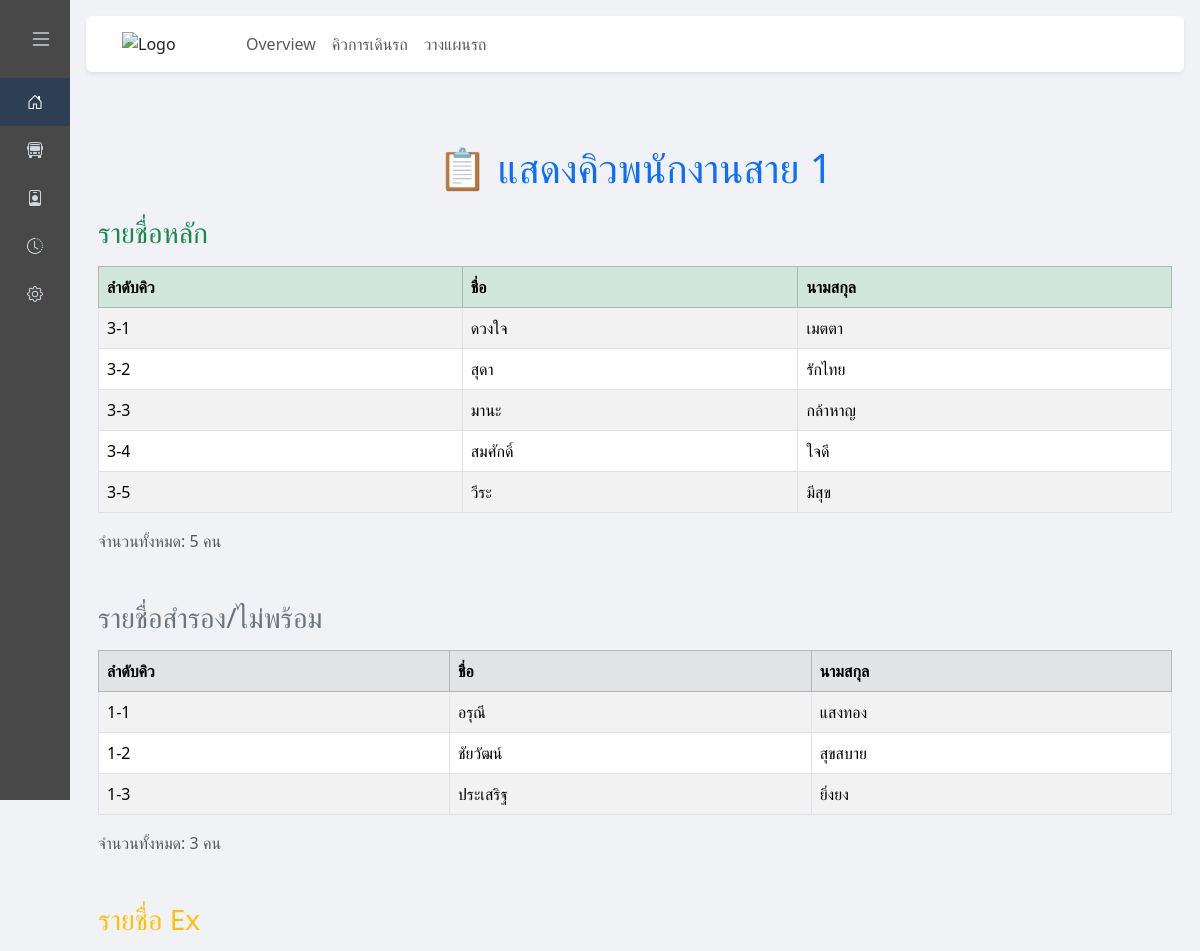
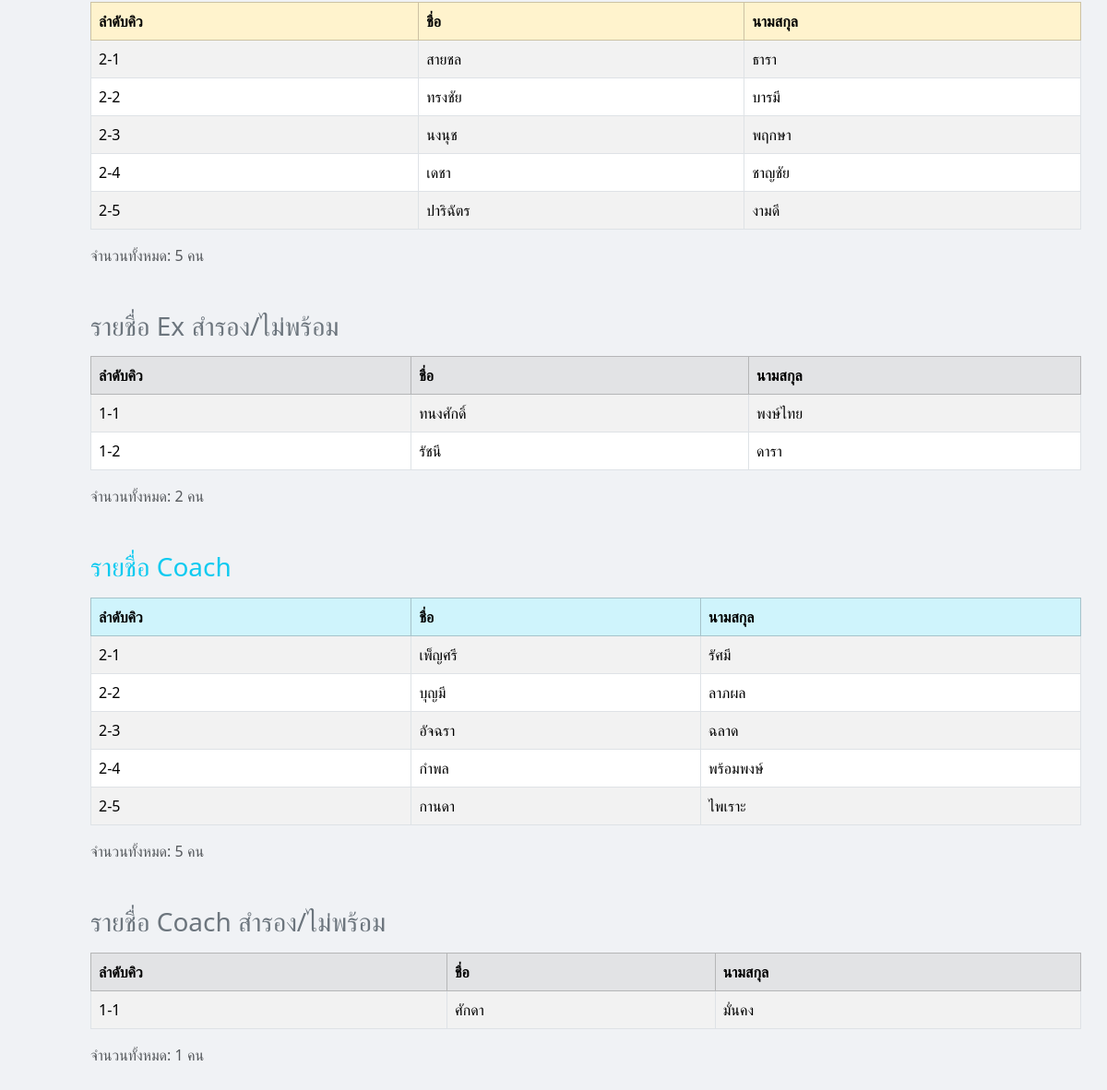
/manage.php, run on the app's committed database (2 pictures, top to bottom).
### tables this page shows
CREATE TABLE `employee`  (
  `em_id` int(11) NOT NULL AUTO_INCREMENT,
  `title_id` int(11) NOT NULL,
  `em_name` varchar(255) NOT NULL,
  `em_surname` varchar(255) NOT NULL,
  `gen_id` int(11) NOT NULL,
  `main_car` int(11) NOT NULL,
  `main_route` int(11) NOT NULL,
  `et_id` int(11) NOT NULL,
  `em_queue` varchar(10) NOT NULL,
  `em_timeOut` datetime NULL DEFAULT NULL,
  `es_id` int(11) NOT NULL,
  PRIMARY KEY (`em_id`) USING BTREE
);

### manage.php (the view, shortened to what this page needs)
<?php
include 'config.php';
mysqli_set_charset($conn, "utf8");
$sql_main = "SELECT * FROM `employee` WHERE main_route = 1 AND et_id = 1 ORDER BY em_queue";
$sql_ex = "SELECT * FROM `employee` WHERE main_route = 1 AND et_id = 2 ORDER BY em_queue";
$sql_coach = "SELECT * FROM `employee` WHERE main_route = 1 AND et_id = 3 ORDER BY em_queue";
$result_main = mysqli_query($conn, $sql_main);
$result_ex = mysqli_query($conn, $sql_ex);
$result_coach = mysqli_query($conn, $sql_coach);
$main = [];
$notredy = [];
$queue_num = 5;
$i = 1; $a = 1; $reserve = false;
while($row_main = mysqli_fetch_assoc($result_main)) {
    if($row_main['es_id'] != 1 || $reserve) {
        $notredy[] = [
            'em_name' => $row_main['em_name'],
            'em_surname' => $row_main['em_surname'],
            'em_queue' => '1-'.$a++
        ];
    } else {
        $main[] = [
            'em_name' => $row_main['em_name'],
            'em_surname' => $row_main['em_surname'],
            'em_queue' => '3-'.$i++
        ];
        if($i > $queue_num) $reserve = true;
    }
}
function renderTable($title, $data, $color = 'primary') {
    echo "<div class='mb-5'>";
    echo "<h3 class='text-$color mb-3'>$title</h3>";
    if (count($data) > 0) {
        echo "<div class='table-responsive'>";
        echo "<table class='table table-bordered table-striped align-middle'>";
        echo "<thead class='table-$color'>";
        echo "<tr><th>ลำดับคิว</th><th>ชื่อ</th><th>นามสกุล</th></tr>";
        echo "</thead><tbody>";
        foreach ($data as $row) {
            echo "<tr>";
            echo "<td>{$row['em_queue']}</td>";
            echo "<td>{$row['em_name']}</td>";
            echo "<td>{$row['em_surname']}</td>";
            echo "</tr>";
        }
        echo "</tbody></table></div>";
        echo "<div class='text-muted'>จำนวนทั้งหมด: ".count($data)." คน</div>";
    } else {
        echo "<i class='text-muted fst-italic'>ไม่มีข้อมูล</i>";
    }
    echo "</div>";
}
?>
<!DOCTYPE html>
<html lang="th">
<head>
    <link href="https://cdn.jsdelivr.net/npm/bootstrap@5.3.3/dist/css/bootstrap.min.css" rel="stylesheet" />
    <link href="https://cdn.jsdelivr.net/npm/bootstrap-icons@1.10.5/font/bootstrap-icons.css" rel="stylesheet" />
</head>
<body class="sidebar-collapsed">
<div class="d-flex">
  <div id="sidebar" class="sidebar collapsed">
    <button class="btn btn-sm mb-3 align-self-end me-2" onclick="toggleSidebar()" aria-label="Toggle sidebar">
      <i class="bi bi-list" style="font-size: 1.5rem; color: #cfd8dc;"></i>
    </button>
    <a href="#" class="nav-link active"><i class="bi bi-house-door"></i><span class="nav-text">หน้าหลัก</span></a>
    <a href="#" class="nav-link"><i class="bi bi-bus-front"></i><span class="nav-text">จัดการรถ</span></a>
    <a href="#" class="nav-link"><i class="bi bi-person-badge"></i><span class="nav-text">พนักงาน</span></a>
    <a href="#" class="nav-link"><i class="bi bi-clock-history"></i><span class="nav-text">ประวัติ</span></a>
    <a href="#" class="nav-link"><i class="bi bi-gear"></i><span class="nav-text">ตั้งค่า</span></a>
  </div>
  <div class="content flex-grow-1">
    <nav class="navbar navbar-expand-lg navbar-light bg-white rounded shadow-sm mb-4 px-4">
      <div class="container-fluid">
        <div class="collapse navbar-collapse" id="topbarNav">
          <ul class="navbar-nav me-auto mb-2 mb-lg-0 d-flex align-items-center">
            <li class="nav-item d-flex align-items-center me-3">
              <img src="https://img5.pic.in.th/file/secure-sv1/752440-01-removebg-preview.png" alt="Logo" style="width: 100px; height: auto; user-select: none;">
            </li>
            <li class="nav-item">
              <a class="nav-link" href="test.php">Overview</a>
            </li>
            <li class="nav-item">
              <a class="nav-link" href="manage2.php">คิวการเดินรถ</a>
            </li>
            <li class="nav-item">
              <a class="nav-link" href="car_edit.php">วางแผนรถ</a>
            </li>
          </ul>
        </div>
      </div>
    </nav>
    <div class="container py-5">
        <h1 class="mb-4 text-center text-primary">📋 แสดงคิวพนักงานสาย 1</h1>
        <?php
        renderTable("รายชื่อหลัก", $main, "success");
        ?>
    </div>
  </div>
</div>
</body>
</html>

### manage.php (style rules this page uses)
body { overflow-x: hidden; background-color: #f0f2f5; font-family: "Segoe UI", Tahoma, Geneva, Verdana, sans-serif; transition: margin-left 0.3s ease; }
.sidebar { width: 250px; min-height: 100vh; transition: width 0.3s ease; background-color: #484848ff; color: #cfd8dc; position: fixed; top: 0; left: 0; z-index: 1000; display: flex; flex-direction: column; padding: 1rem 0; }
.sidebar.collapsed { width: 70px; }
.sidebar .nav-link { color: #cfd8dc; white-space: nowrap; font-weight: 500; padding: 0.75rem 1rem; display: flex; align-items: center; gap: 0.75rem; transition: background-color 0.3s; }
.sidebar .nav-link:hover, .sidebar .nav-link.active { background-color: #2e3e55; color: #fff; }
.sidebar.collapsed .nav-link { justify-content: center; padding: 0.75rem 0; }
.content { margin-left: 250px; padding: 1rem; transition: margin-left 0.3s ease; min-height: 100vh; }
.sidebar.collapsed ~ .content { margin-left: 70px; }

### data on the page
employee: em_queue "3-1", em_name "ดวงใจ", em_surname "เมตตา"
employee: em_queue "3-2", em_name "สุดา", em_surname "รักไทย"
employee: em_queue "3-3", em_name "มานะ", em_surname "กล้าหาญ"
employee: em_queue "3-4", em_name "สมศักดิ์", em_surname "ใจดี"
employee: em_queue "3-5", em_name "วีระ", em_surname "มีสุข"
employee: em_queue "1-1", em_name "อรุณี", em_surname "แสงทอง"
employee: em_queue "1-2", em_name "ชัยวัฒน์", em_surname "สุขสบาย"
employee: em_queue "1-3", em_name "ประเสริฐ", em_surname "ยิ่งยง"
employee: em_queue "2-1", em_name "สายชล", em_surname "ธารา"
employee: em_queue "2-2", em_name "ทรงชัย", em_surname "บารมี"
employee: em_queue "2-3", em_name "นงนุช", em_surname "พฤกษา"
employee: em_queue "2-4", em_name "เดชา", em_surname "ชาญชัย"
employee: em_queue "2-5", em_name "ปาริฉัตร", em_surname "งามดี"
employee: em_queue "1-1", em_name "ทนงศักดิ์", em_surname "พงษ์ไทย"
employee: em_queue "1-2", em_name "รัชนี", em_surname "ดารา"
employee: em_queue "2-1", em_name "เพ็ญศรี", em_surname "รัศมี"
employee: em_queue "2-2", em_name "บุญมี", em_surname "ลาภผล"
employee: em_queue "2-3", em_name "อัจฉรา", em_surname "ฉลาด"
employee: em_queue "2-4", em_name "กำพล", em_surname "พร้อมพงษ์"
employee: em_queue "2-5", em_name "กานดา", em_surname "ไพเราะ"
employee: em_queue "1-1", em_name "ศักดา", em_surname "มั่นคง"

### other printed values
$title "รายชื่อหลัก รายชื่อสำรอง/ไม่พร้อม รายชื่อ Ex รายชื่อ Ex สำรอง/ไม่พร้อม รายชื่อ Coach รายชื่อ Coach สำรอง/ไม่พร้อม"
count($data) "5 3 5 2 5 1"
